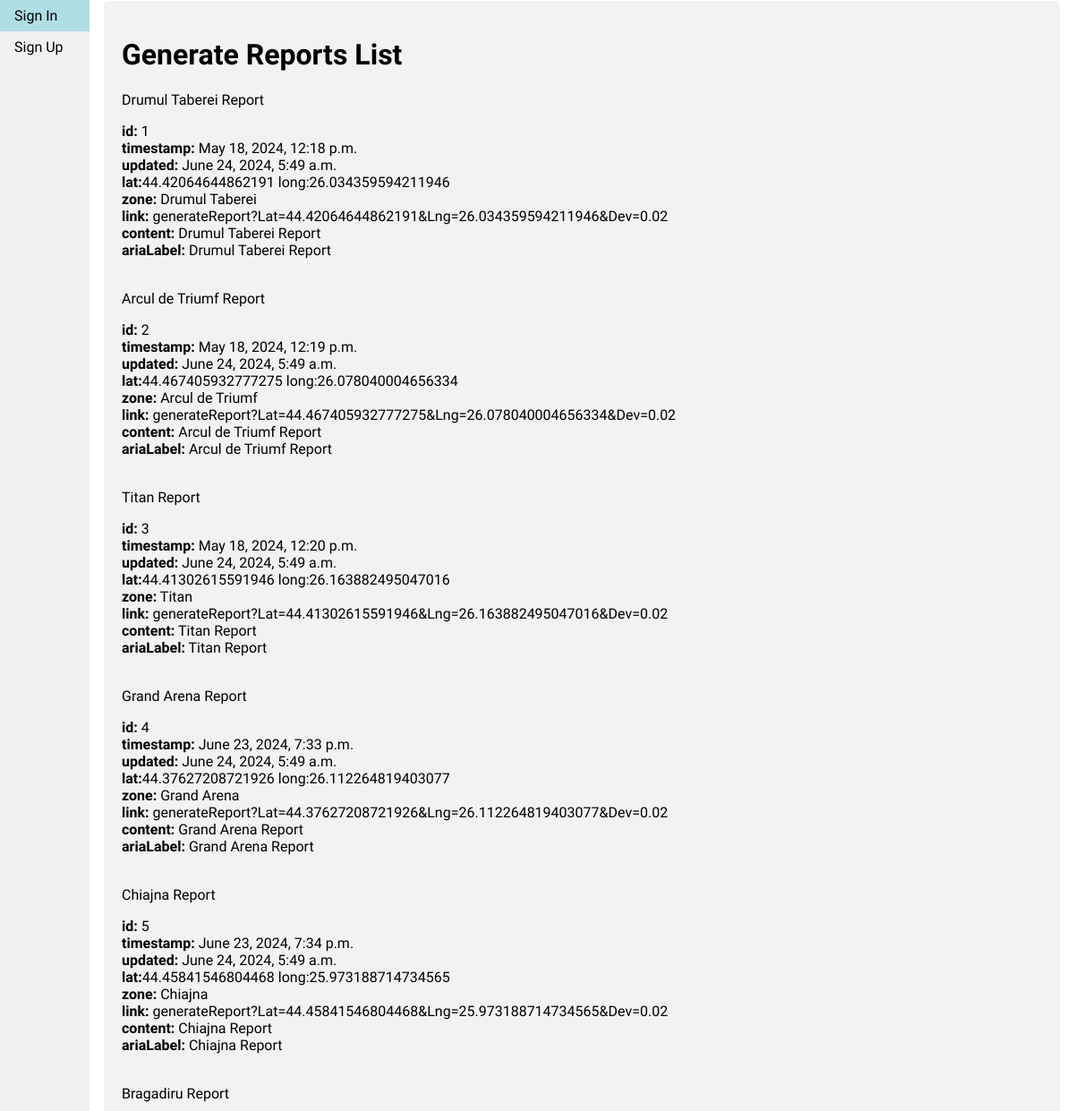
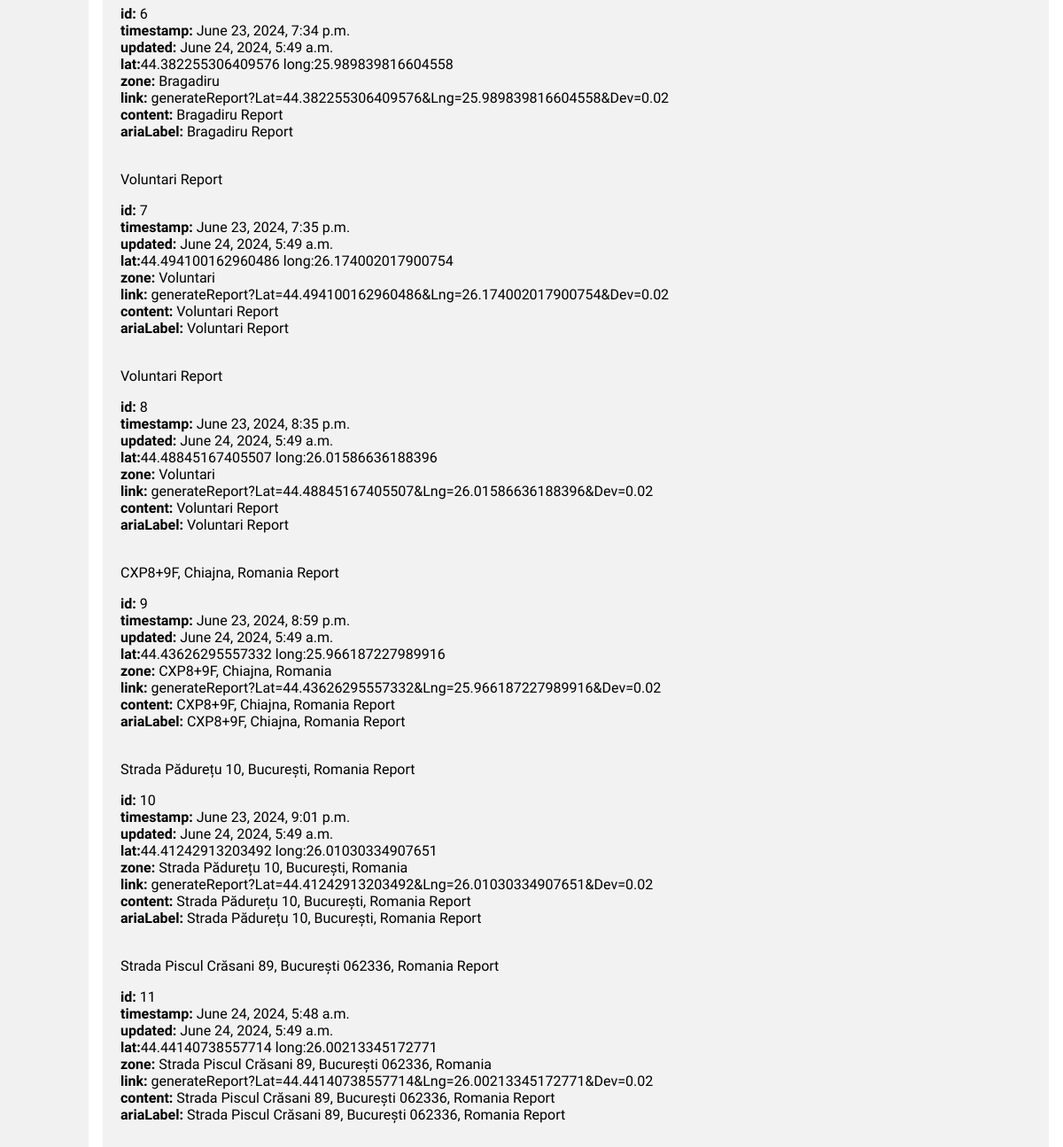
/generateReportsList, run on an earlier commit of the app's database (2 pictures, top to bottom).
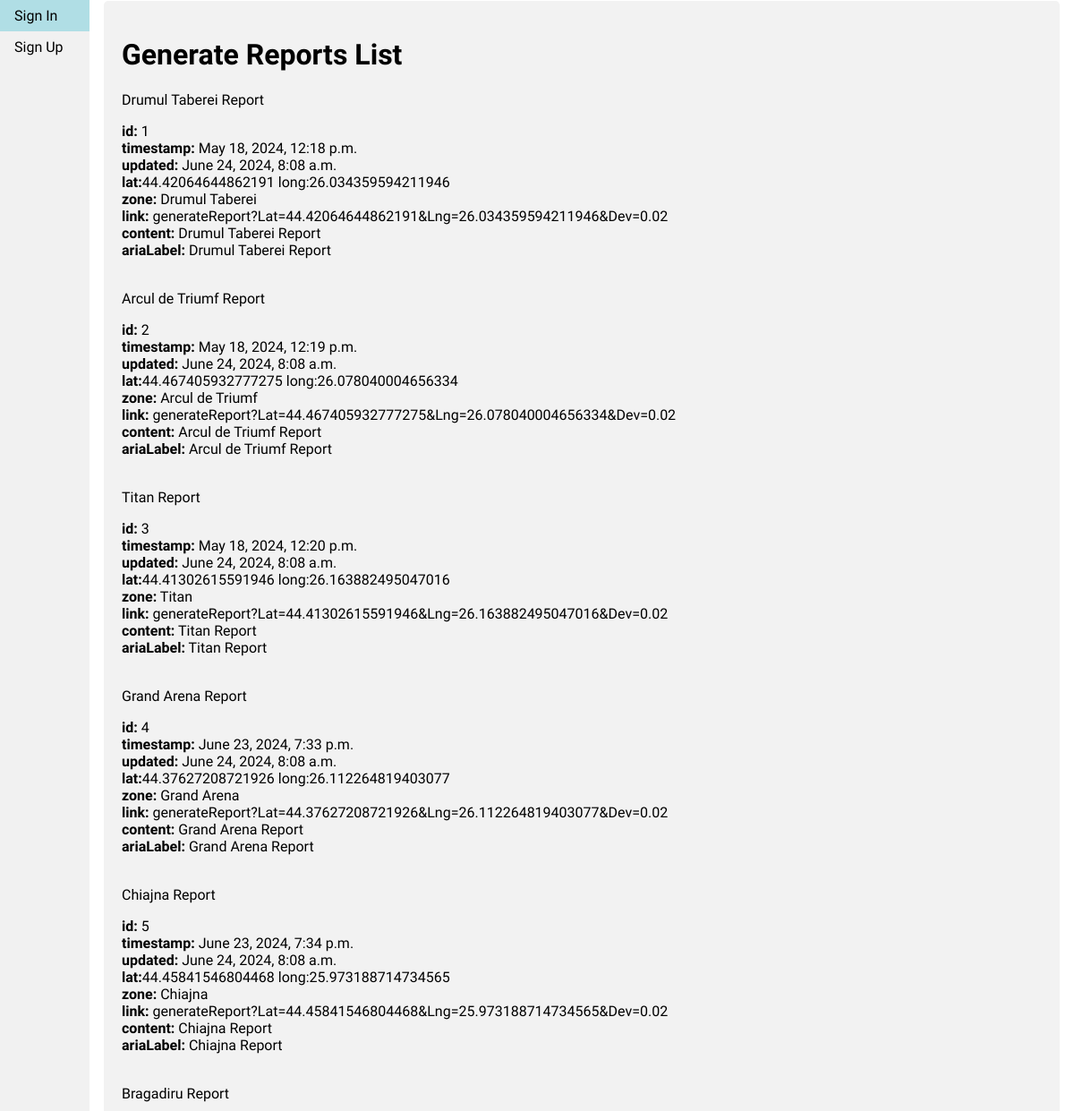
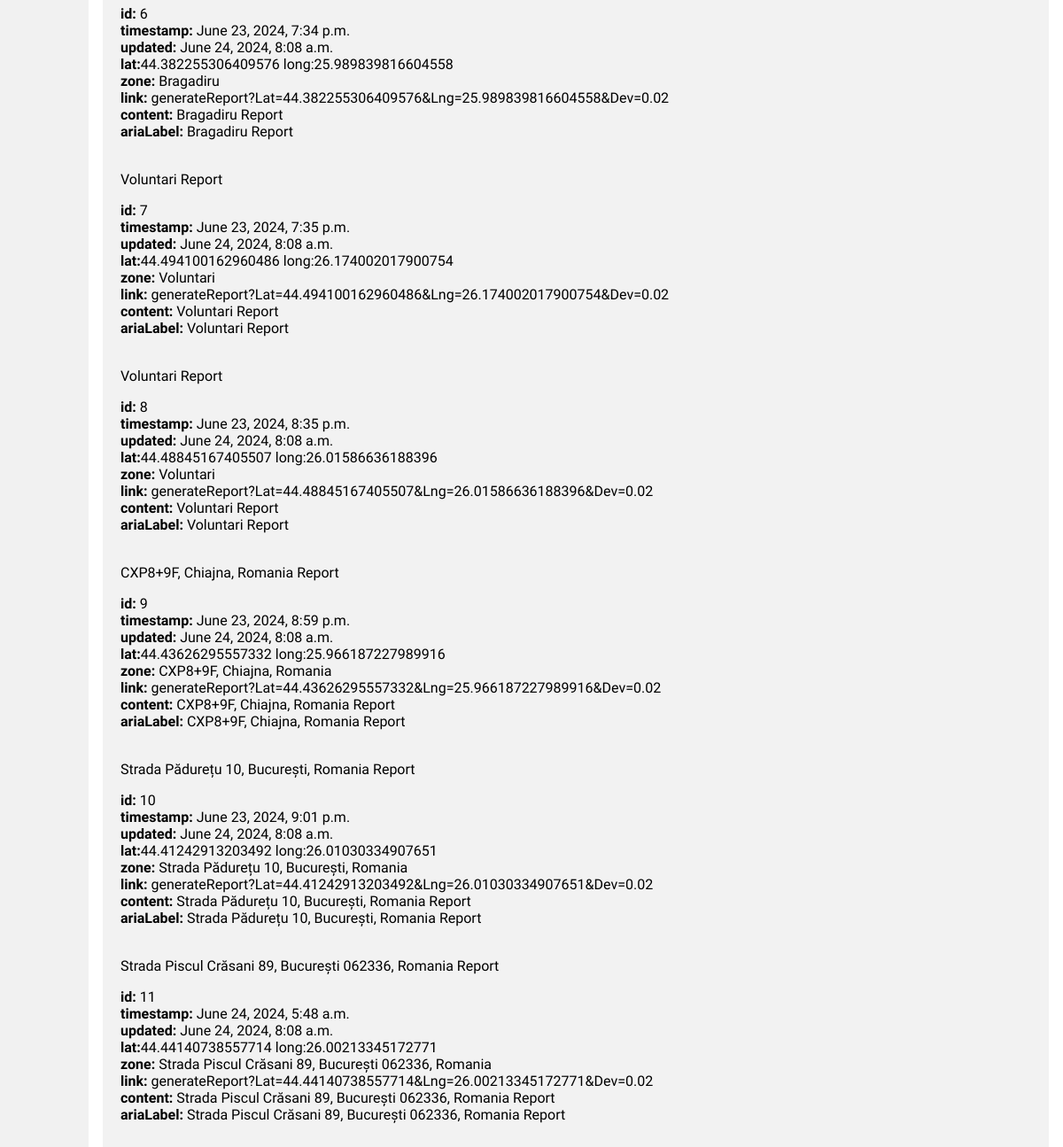
And on a later commit of the database (2 pictures, top to bottom).
### users_tutorial/models.py (models this page shows, shortened)
class GenerateReport(models.Model):
	timestamp = models.DateTimeField(auto_now_add=True)
	updated = models.DateTimeField(auto_now=True)
	lat = models.FloatField()
	lng = models.FloatField()
	zone = models.CharField(max_length=100)
	link = models.URLField(max_length=200)
	content = models.CharField(max_length=300)
	ariaLabel = models.CharField(max_length=100)
	title = models.CharField(max_length=100)

### users_tutorial/views.py (the view)
# urls.py: path('generateReportsList', views.generateReportsList, name="generateReportsList"),
def generateReportsList(request):
	generate_reports_list = GenerateReport.objects.all()
	return render(request, 'lists/generate_reports_list.html', {'generate_reports_list': generate_reports_list})

### templates/lists/generate_reports_list.html (shortened to what this page needs)
{% extends 'base.html' %}
{% load static %}
{% block content %}
    <div class='container'>
        <h1>Generate Reports List</h1>
        {% for report in generate_reports_list %}
            <div class="card">
                <div class="card-header"> {{ report.title }} </div>
                <div class="card-body">
                    <p class="card-text">
                        <strong>id:</strong> {{ report.id }}</br>
                        <strong>timestamp:</strong> {{ report.timestamp }}</br>
                        <strong>updated:</strong> {{ report.updated }}</br>
                        <strong>lat:</strong>{{ report.lat }} long:{{ report.lng }}</br>
                        <strong>zone:</strong> {{ report.zone }}</br>
                        <strong>link:</strong> {{ report.link }}</br>
                        <strong>content:</strong> {{ report.content }}</br>
                        <strong>ariaLabel:</strong> {{ report.ariaLabel }}</br>
                    </p>
                </div>
            </div>
        {% endfor %}
    </div>
{% endblock %}

What changed in the data, as far as the page shows it:
changed GenerateReport "Drumul Taberei Report": updated "June 24, 2024, 5:49 a.m." → "June 24, 2024, 8:08 a.m."
changed GenerateReport "Arcul de Triumf Report": updated "June 24, 2024, 5:49 a.m." → "June 24, 2024, 8:08 a.m."
changed GenerateReport "Titan Report": updated "June 24, 2024, 5:49 a.m." → "June 24, 2024, 8:08 a.m."
changed GenerateReport "Grand Arena Report": updated "June 24, 2024, 5:49 a.m." → "June 24, 2024, 8:08 a.m."
changed GenerateReport "Chiajna Report": updated "June 24, 2024, 5:49 a.m." → "June 24, 2024, 8:08 a.m."
changed GenerateReport "Bragadiru Report": updated "June 24, 2024, 5:49 a.m." → "June 24, 2024, 8:08 a.m."
changed GenerateReport "June 23, 2024, 7:35 p.m.": updated "June 24, 2024, 5:49 a.m." → "June 24, 2024, 8:08 a.m."
changed GenerateReport "June 23, 2024, 8:35 p.m.": updated "June 24, 2024, 5:49 a.m." → "June 24, 2024, 8:08 a.m."
changed GenerateReport "CXP8+9F, Chiajna, Romania Report": updated "June 24, 2024, 5:49 a.m." → "June 24, 2024, 8:08 a.m."
changed GenerateReport "Strada Pădurețu 10, București, Romania Report": updated "June 24, 2024, 5:49 a.m." → "June 24, 2024, 8:08 a.m."
changed GenerateReport "Strada Piscul Crăsani 89, București 062336, Romania Report": updated "June 24, 2024, 5:49 a.m." → "June 24, 2024, 8:08 a.m."
